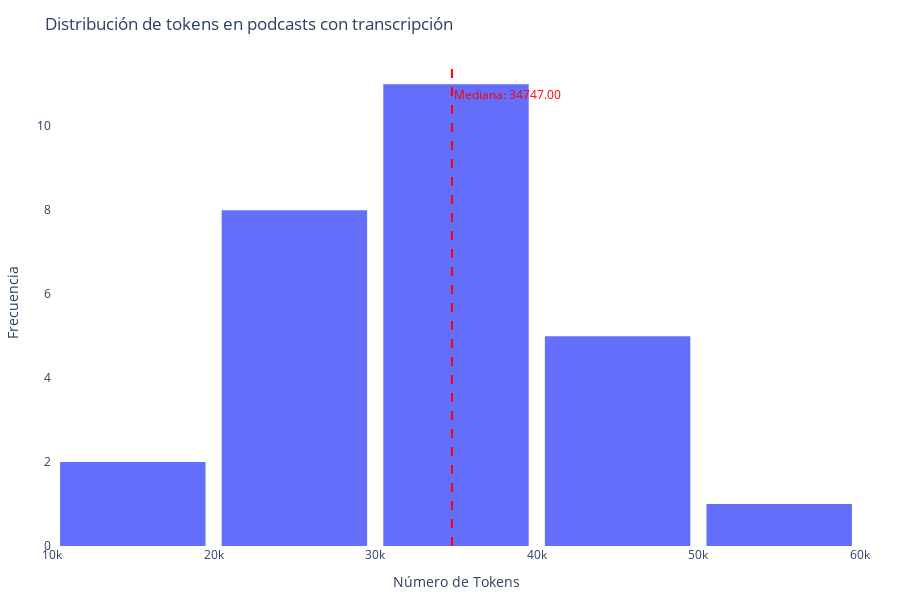

Notebook source saved alongside this figure:
### Code cell
import polars as pl
import plotly.express as px

# Paso 1: Verificar los nombres de las columnas para asegurar que son correctos
print("Available Columns in DataFrame:")
print(podcasts_clean.columns)

# Paso 2: Filtrar las filas que tienen QA
podcasts_with_qa = podcasts_clean.join(
    qa.select('file_name').unique(),
    on='file_name',
    how='semi'
)

# Paso 3: Calcular la media de los tokens
mean_tokens = podcasts_with_qa["tokens"].median()
print(f"Media de tokens: {mean_tokens:.0f}")

# Paso 4: Crear el histograma con colores basados en la correctitud
fig = px.histogram(
    podcasts_with_qa,
    x="tokens",
    nbins=5,  
    title="Distribución de tokens en podcasts con transcripción",
    labels={"tokens": "Token count"},
)

# Paso 5: Personalizar el layout
fig.update_layout(
    paper_bgcolor='rgba(0,0,0,0)',          # Fondo transparente
    plot_bgcolor='rgba(0,0,0,0)',           # Fondo de la trama transparente
    xaxis_tickangle=0,  
    bargap=0.1,                  # Espacio entre barras
    xaxis_title="Número de Tokens",    # Título eje X en español
    yaxis_title="Frecuencia",   # Título eje Y en español
    margin=dict(l=40, r=40, t=60, b=40),      # Márgenes alrededor del gráfico
    height=600                                # Altura del gráfico en píxeles
)

# Paso 6: Añadir línea vertical roja con guiones y etiqueta de la media
fig.add_vline(
    x=mean_tokens,
    line=dict(color='red', dash='dash'),
    annotation=dict(
        text=f"Mediana: {mean_tokens:.2f}",
        showarrow=False,
        x=mean_tokens,
        y=0.95,
        yref='paper',
        xanchor='left',
        font=dict(color='red')
    )
)

# Paso 7: Quitar el marco blanco y ajustar estilo de ejes
fig.update_xaxes(showgrid=False, zeroline=False)
fig.update_yaxes(showgrid=False, zeroline=False)

# Paso 8: Mostrar el gráfico
fig.show()

### Figure 1 — Plotly figure (JSON) as saved in the notebook; plotly's stock layout.template omitted (floating-point values rounded to 4 significant figures)
{"data": [{"alignmentgroup": "True", "bingroup": "x", "hovertemplate": "Token count=%{x}<br>count=%{y}<extra></extra>", "legendgroup": "", "marker": {"color": "#636efa", "pattern": {"shape": ""}}, "name": "", "nbinsx": 5, "offsetgroup": "", "orientation": "v", "showlegend": false, "type": "histogram", "x": [37417, 35198, 45242, 39313, 43266, 29535, 44595, 43104, 41752, 14174, 37330, 53907, 34119, 26891, 23997, 27677, 19761, 35964, 37650, 36671, 32352, 34747, 31354, 29261, 25734, 21434, 25569], "xaxis": "x", "yaxis": "y"}], "layout": {"annotations": [{"font": {"color": "red"}, "showarrow": false, "text": "Mediana: 34747.00", "x": 34747, "xanchor": "left", "xref": "x", "y": 0.95, "yanchor": "top", "yref": "y domain"}], "bargap": 0.1, "barmode": "relative", "height": 600, "legend": {"tracegroupgap": 0}, "margin": {"b": 40, "l": 40, "r": 40, "t": 60}, "paper_bgcolor": "rgba(0,0,0,0)", "plot_bgcolor": "rgba(0,0,0,0)", "shapes": [{"line": {"color": "red", "dash": "dash"}, "type": "line", "x0": 34747, "x1": 34747, "xref": "x", "y0": 0, "y1": 1, "yref": "y domain"}], "title": {"text": "Distribución de tokens en podcasts con transcripción"}, "xaxis": {"anchor": "y", "domain": [0, 1], "showgrid": false, "tickangle": 0, "title": {"text": "Número de Tokens"}, "zeroline": false}, "yaxis": {"anchor": "x", "domain": [0, 1], "showgrid": false, "title": {"text": "Frecuencia"}, "zeroline": false}}}
